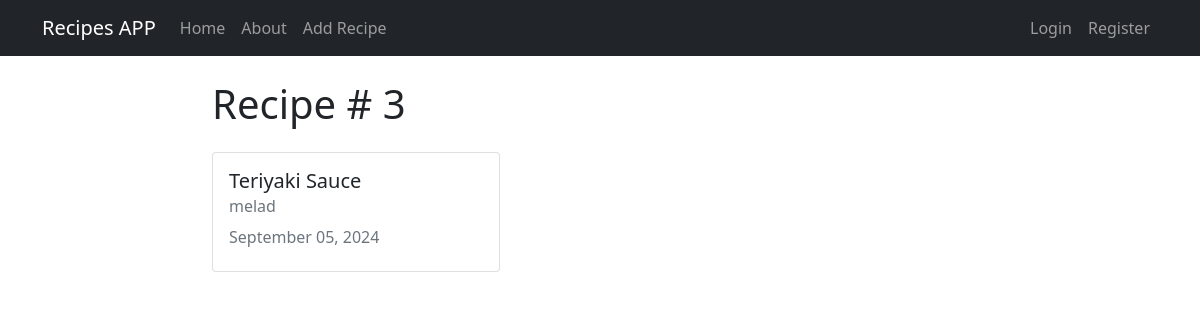
Page /recipe/3/ on the committed database.
### recipes/models.py (models this page shows, shortened)
class Recipe(models.Model):
    title = models.CharField(max_length=100)
    description = models.TextField()
    author = models.ForeignKey(User, on_delete=models.CASCADE)
    created_at = models.DateTimeField(auto_now_add=True)
    updated_at = models.DateTimeField(auto_now=True)

### recipes/views.py (the view)
# urls.py: path('recipe/<int:pk>/', views.RecipeDetailView.as_view(), name='recipes-detail'),
class RecipeDetailView(DetailView):
    model = models.Recipe

### recipes/templates/recipes/recipe_detail.html (shortened to what this page needs)
{% extends 'recipes/base.html' %}
{% block content %}
    <h1>Recipe # {{object.id}}</h1>
  <div class="card my-4" style="width: 18rem;">
    <div class="card-body">
      <h5 class="card-title">{{ object.title }}</h5>
      <h6 class="card-subtitle mb-2 text-muted">{{ object.author }}</h6>
      <p class="card-text"{{ object.description }}</p>
      <h6 class="card-subtitle mb-2 text-muted">
        {{ object.updated_at|date:"F d, Y" }}
      </h6>
    </div>
  </div>
{% endblock content %}

### rows in the picture
Recipe: id "3", title "Teriyaki Sauce", author "melad", updated_at "September 05, 2024"
